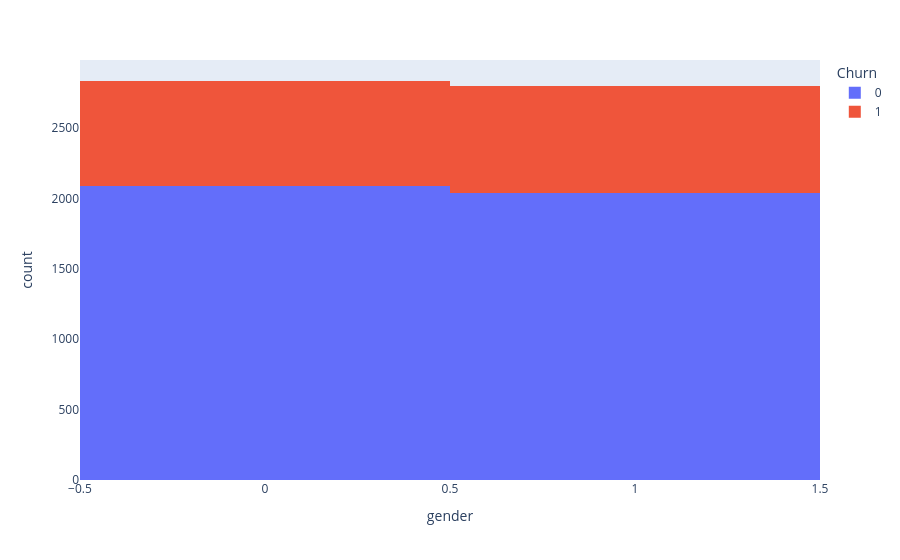
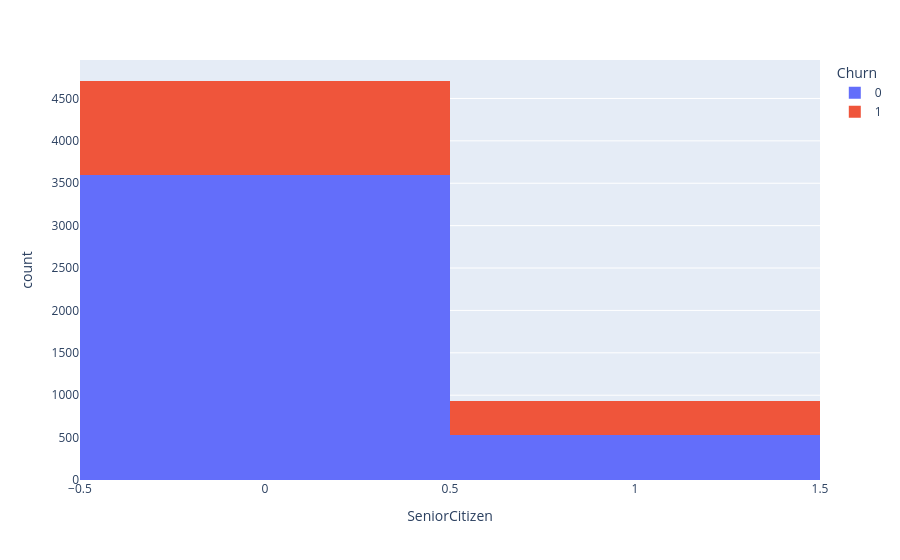
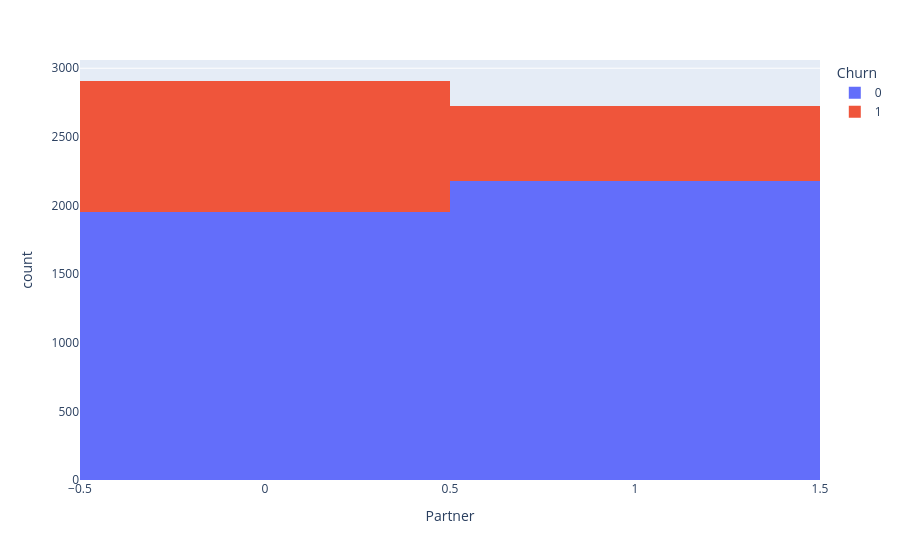
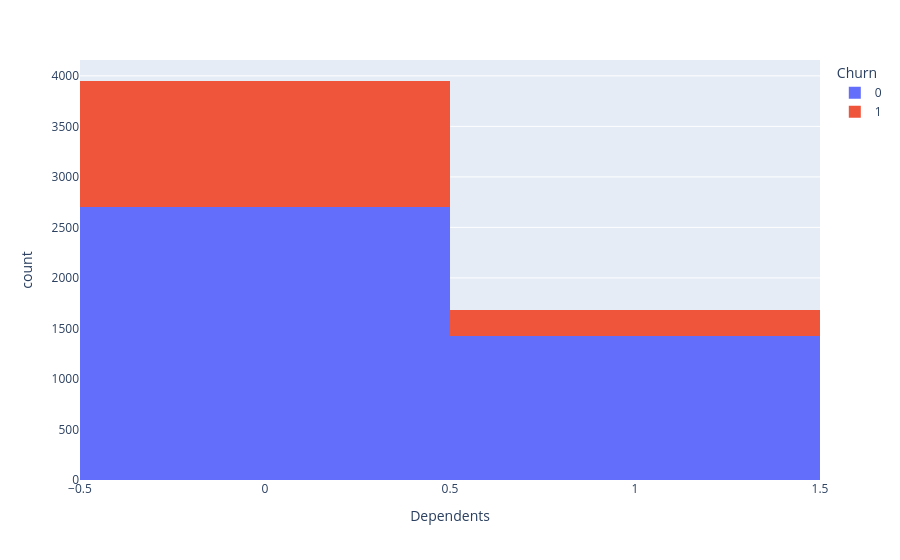

These figures' notebook cell, in order:
### Code cell
# Analisando visualmente a distribuição das variáveis e churn
# Remove customerID apenas se a coluna existir
df1 = df1.drop(columns="customerID", errors="ignore")

# Gera os histogramas das variáveis
for coluna in df1.columns:
    grafico = px.histogram(df1, x=coluna, color="Churn")
    grafico.show()

### Figure 1 — Plotly figure (JSON) as saved in the notebook; plotly's stock layout.template omitted (floating-point values rounded to 4 significant figures; data arrays with more than 128 entries replaced by an {"elided": "..."} marker saying what was removed)
{"data": [{"bingroup": "x", "hovertemplate": "Churn=0<br>gender=%{x}<br>count=%{y}<extra></extra>", "legendgroup": "0", "marker": {"color": "#636efa", "pattern": {"shape": ""}}, "name": "0", "orientation": "v", "showlegend": true, "type": "histogram", "x": {"elided": "4130 int values"}, "xaxis": "x", "yaxis": "y"}, {"bingroup": "x", "hovertemplate": "Churn=1<br>gender=%{x}<br>count=%{y}<extra></extra>", "legendgroup": "1", "marker": {"color": "#EF553B", "pattern": {"shape": ""}}, "name": "1", "orientation": "v", "showlegend": true, "type": "histogram", "x": {"elided": "1504 int values"}, "xaxis": "x", "yaxis": "y"}], "layout": {"barmode": "relative", "legend": {"title": {"text": "Churn"}, "tracegroupgap": 0}, "margin": {"t": 60}, "xaxis": {"anchor": "y", "domain": [0, 1], "title": {"text": "gender"}}, "yaxis": {"anchor": "x", "domain": [0, 1], "title": {"text": "count"}}}}

### Figure 2 — Plotly figure (JSON) as saved in the notebook; plotly's stock layout.template omitted (floating-point values rounded to 4 significant figures; data arrays with more than 128 entries replaced by an {"elided": "..."} marker saying what was removed)
{"data": [{"bingroup": "x", "hovertemplate": "Churn=0<br>SeniorCitizen=%{x}<br>count=%{y}<extra></extra>", "legendgroup": "0", "marker": {"color": "#636efa", "pattern": {"shape": ""}}, "name": "0", "orientation": "v", "showlegend": true, "type": "histogram", "x": {"elided": "4130 int values"}, "xaxis": "x", "yaxis": "y"}, {"bingroup": "x", "hovertemplate": "Churn=1<br>SeniorCitizen=%{x}<br>count=%{y}<extra></extra>", "legendgroup": "1", "marker": {"color": "#EF553B", "pattern": {"shape": ""}}, "name": "1", "orientation": "v", "showlegend": true, "type": "histogram", "x": {"elided": "1504 int values"}, "xaxis": "x", "yaxis": "y"}], "layout": {"barmode": "relative", "legend": {"title": {"text": "Churn"}, "tracegroupgap": 0}, "margin": {"t": 60}, "xaxis": {"anchor": "y", "domain": [0, 1], "title": {"text": "SeniorCitizen"}}, "yaxis": {"anchor": "x", "domain": [0, 1], "title": {"text": "count"}}}}

### Figure 3 — Plotly figure (JSON) as saved in the notebook; plotly's stock layout.template omitted (floating-point values rounded to 4 significant figures; data arrays with more than 128 entries replaced by an {"elided": "..."} marker saying what was removed)
{"data": [{"bingroup": "x", "hovertemplate": "Churn=0<br>Partner=%{x}<br>count=%{y}<extra></extra>", "legendgroup": "0", "marker": {"color": "#636efa", "pattern": {"shape": ""}}, "name": "0", "orientation": "v", "showlegend": true, "type": "histogram", "x": {"elided": "4130 int values"}, "xaxis": "x", "yaxis": "y"}, {"bingroup": "x", "hovertemplate": "Churn=1<br>Partner=%{x}<br>count=%{y}<extra></extra>", "legendgroup": "1", "marker": {"color": "#EF553B", "pattern": {"shape": ""}}, "name": "1", "orientation": "v", "showlegend": true, "type": "histogram", "x": {"elided": "1504 int values"}, "xaxis": "x", "yaxis": "y"}], "layout": {"barmode": "relative", "legend": {"title": {"text": "Churn"}, "tracegroupgap": 0}, "margin": {"t": 60}, "xaxis": {"anchor": "y", "domain": [0, 1], "title": {"text": "Partner"}}, "yaxis": {"anchor": "x", "domain": [0, 1], "title": {"text": "count"}}}}

### Figure 4 — Plotly figure (JSON) as saved in the notebook; plotly's stock layout.template omitted (floating-point values rounded to 4 significant figures; data arrays with more than 128 entries replaced by an {"elided": "..."} marker saying what was removed)
{"data": [{"bingroup": "x", "hovertemplate": "Churn=0<br>Dependents=%{x}<br>count=%{y}<extra></extra>", "legendgroup": "0", "marker": {"color": "#636efa", "pattern": {"shape": ""}}, "name": "0", "orientation": "v", "showlegend": true, "type": "histogram", "x": {"elided": "4130 int values"}, "xaxis": "x", "yaxis": "y"}, {"bingroup": "x", "hovertemplate": "Churn=1<br>Dependents=%{x}<br>count=%{y}<extra></extra>", "legendgroup": "1", "marker": {"color": "#EF553B", "pattern": {"shape": ""}}, "name": "1", "orientation": "v", "showlegend": true, "type": "histogram", "x": {"elided": "1504 int values"}, "xaxis": "x", "yaxis": "y"}], "layout": {"barmode": "relative", "legend": {"title": {"text": "Churn"}, "tracegroupgap": 0}, "margin": {"t": 60}, "xaxis": {"anchor": "y", "domain": [0, 1], "title": {"text": "Dependents"}}, "yaxis": {"anchor": "x", "domain": [0, 1], "title": {"text": "count"}}}}
